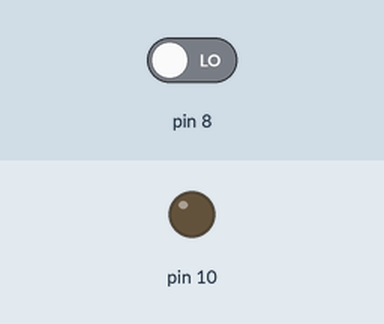
A sketch run on a simulated Arduino Uno, built with avr-gcc and run on an emulated ATmega328P. Parts: output pins drawn as LEDs (lit = HIGH). The test bench sets the inputs (shaded band); at power-on: pin 8 LOW.

Above: at 1.2 s.
1.3 s: pin 8 driven HIGH
At 2.2 s:
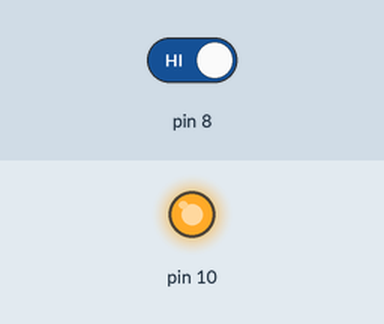
2.8 s: pin 8 driven LOW
At 3.3 s:
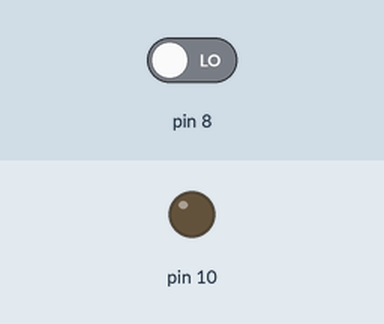
Timing chart, 0 to 5.8 s (numbered marks = the images above; inputs shaded):
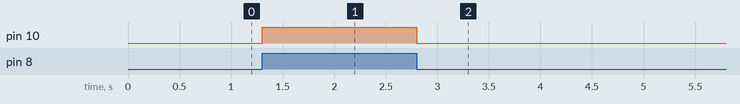

Measured:
- after the input at 1.3 s, pin 10: LOW → HIGH at once
- after the input at 2.8 s, pin 10: HIGH → LOW at once

The sketch:

buton_kisa.ino
```cpp
void setup() {
 pinMode(8, INPUT);
 pinMode(10, OUTPUT);


}

void loop()
 {
  if(digitalRead(8)==1)
  digitalWrite(10, HIGH);
  else
  {
    digitalWrite(10, LOW);
  }

}
```
